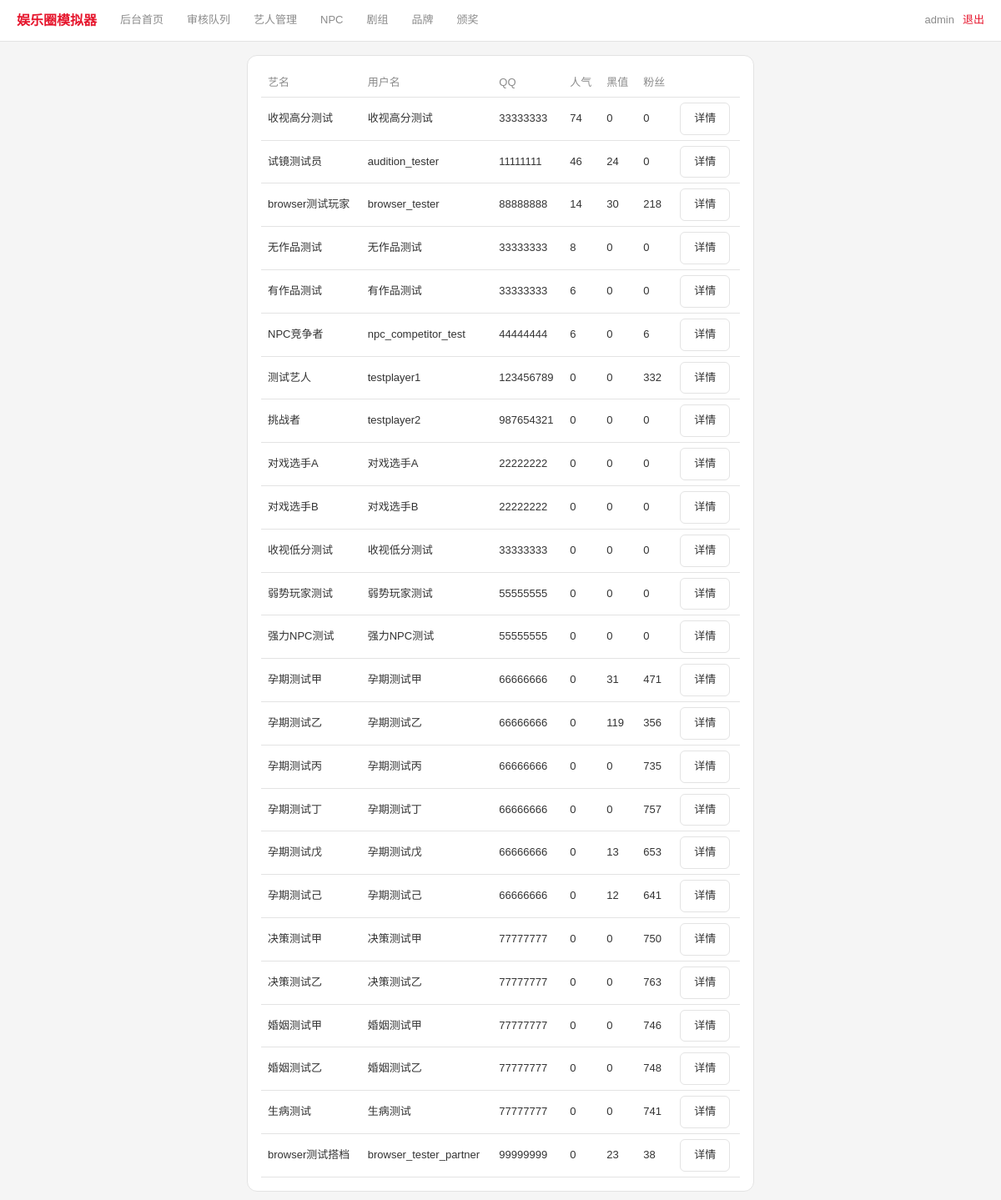
Screenshot of /admin/players (signed in) with the database file from the repository.
### tables this page shows
CREATE TABLE players (
    id                  INTEGER PRIMARY KEY AUTOINCREMENT,
    user_id             INTEGER UNIQUE,
    is_npc              INTEGER DEFAULT 0,
    age                 INTEGER DEFAULT 18,
    gender              TEXT DEFAULT '',
    stage_name          TEXT NOT NULL DEFAULT '',
    talents             TEXT DEFAULT '{}',
    hidden_traits       TEXT DEFAULT '[]',
    career_lines        TEXT DEFAULT '[]',
    agency_id           INTEGER,
    fans_count          INTEGER DEFAULT 0,
    core_fan_loyalty    INTEGER DEFAULT 0,
    popularity          INTEGER DEFAULT 0,
    scandal_value       INTEGER DEFAULT 0,
    persona_tag         TEXT DEFAULT '',
    persona_integrity   INTEGER DEFAULT 100,
    cash                INTEGER DEFAULT 0,
    roll_count          INTEGER DEFAULT 0,
    revealed            INTEGER DEFAULT 0,
    energy              INTEGER DEFAULT 100,
    energy_updated      INTEGER DEFAULT 0,
    family_background   TEXT DEFAULT '',
    birthplace          TEXT DEFAULT '',
    true_personality    TEXT DEFAULT '',
    career_state        TEXT DEFAULT 'normal',  -- normal/blackout
    blackout_until_ts    INTEGER DEFAULT 0,
    anti_scandal_reserve INTEGER DEFAULT 0,
    endorsement_reputation INTEGER DEFAULT 0,
    awards_won          INTEGER DEFAULT 0,
    created_ts          INTEGER DEFAULT 0, fan_club_name TEXT DEFAULT '', fan_club_color TEXT DEFAULT '', notifications_seen_ts INTEGER DEFAULT 0, health INTEGER DEFAULT 100, last_rest_ts INTEGER DEFAULT 0, last_travel_ts INTEGER DEFAULT 0,
    FOREIGN KEY (user_id) REFERENCES users(id)
);

CREATE TABLE users (
    id            INTEGER PRIMARY KEY AUTOINCREMENT,
    username      TEXT UNIQUE NOT NULL,
    password_hash TEXT NOT NULL,
    qq            TEXT NOT NULL,
    role          TEXT DEFAULT 'player',
    status        TEXT DEFAULT 'pending',
    created_ts    INTEGER DEFAULT 0,
    last_login    INTEGER DEFAULT 0
);

### app.py (the view)
@app.route('/admin/players')
@admin_required
def admin_players():
    rows = q("""SELECT p.*, u.username, u.qq FROM players p
                JOIN users u ON u.id = p.user_id
                WHERE u.status='approved' ORDER BY p.popularity DESC""")
    return render_template('admin/players.html', players=rows)

### app.py (called while the page is built)
def get_db():
    db = getattr(g, '_db', None)
    if db is None:
        db = g._db = sqlite3.connect(DB_PATH)
        db.row_factory = sqlite3.Row
        db.execute("PRAGMA journal_mode=WAL")
        db.execute("PRAGMA foreign_keys=ON")
    return db

def q(sql, args=(), one=False):
    cur = get_db().execute(sql, args)
    return cur.fetchone() if one else cur.fetchall()

def admin_required(f):
    @wraps(f)
    def w(*a, **kw):
        if S.get('role') != 'admin':
            flash('无权访问', 'error')
            return redirect(url_for('login'))
        return f(*a, **kw)
    return w

def me():
    uid = S.get('uid')
    if not uid:
        return None
    row = q("SELECT * FROM players WHERE user_id=?", (uid,), one=True)
    if not row:
        return None
    player = dict(row)
    player['energy'] = get_effective_energy(player['id'])
    return player

@app.context_processor
def inject_notification_count():
    player = me()
    if not player:
        return {'notification_count': 0}
    return {'notification_count': get_notification_count(player['id'])['total']}

### templates/admin/players.html (shortened to what this page needs)
{% extends "base.html" %}
{% block content %}
<div class="card">
  <table>
    <tr><th>艺名</th><th>用户名</th><th>QQ</th><th>人气</th><th>黑值</th><th>粉丝</th><th></th></tr>
    {% for p in players %}
    <tr>
      <td>{{ p.stage_name }}</td>
      <td>{{ p.username }}</td>
      <td>{{ p.qq }}</td>
      <td>{{ p.popularity }}</td>
      <td>{{ p.scandal_value }}</td>
      <td>{{ p.fans_count }}</td>
      <td><a class="btn" href="{{ url_for('admin_player_detail', pid=p.id) }}">详情</a></td>
    </tr>
    {% else %}
    <tr><td colspan="7" class="muted">还没有已通过的艺人。</td></tr>
    {% endfor %}
  </table>
</div>
{% endblock %}

### templates/base.html (style rules this page uses)
:root { --bg:#f5f5f5;--sf:#ffffff;--sf2:#f0f0f0;--bd:#e3e3e3; --red:#e6162d;--red-dim:#fbe4e6; --text:#333333;--muted:#8b8b8b; --green:#2e8b57;--gold:#a67c1a; }
* { box-sizing:border-box;margin:0;padding:0 }
body { background:var(--bg);color:var(--text); font-family:"PingFang SC","Microsoft YaHei",sans-serif; font-size:14px;line-height:1.6;min-height:100vh }
a { color:var(--red);text-decoration:none }
.card { background:var(--sf);border:1px solid var(--bd);border-radius:12px;padding:16px;margin-bottom:12px }
.btn { display:inline-block;background:var(--sf);border:1px solid var(--bd);border-radius:6px; padding:8px 16px;font-size:13px;cursor:pointer;color:var(--text) }
table { width:100%;border-collapse:collapse;font-size:13px }
th,td { padding:6px 8px;text-align:left;border-bottom:1px solid var(--bd) }
th { color:var(--muted);font-weight:500 }

### rows the page displays
players: stage_name "收视高分测试", username "收视高分测试", qq "33333333", popularity "74", scandal_value "0", fans_count "0"
players: stage_name "试镜测试员", username "audition_tester", qq "11111111", popularity "46", scandal_value "24", fans_count "0"
players: stage_name "browser测试玩家", username "browser_tester", qq "88888888", popularity "14", scandal_value "30", fans_count "218"
players: stage_name "无作品测试", username "无作品测试", qq "33333333", popularity "8", scandal_value "0", fans_count "0"
players: stage_name "有作品测试", username "有作品测试", qq "33333333", popularity "6", scandal_value "0", fans_count "0"
players: stage_name "NPC竞争者", username "npc_competitor_test", qq "44444444", popularity "6", scandal_value "0", fans_count "6"
players: stage_name "测试艺人", username "testplayer1", qq "123456789", popularity "0", scandal_value "0", fans_count "332"
players: stage_name "挑战者", username "testplayer2", qq "987654321", popularity "0", scandal_value "0", fans_count "0"
players: stage_name "对戏选手A", username "对戏选手A", qq "22222222", popularity "0", scandal_value "0", fans_count "0"
players: stage_name "对戏选手B", username "对戏选手B", qq "22222222", popularity "0", scandal_value "0", fans_count "0"
players: stage_name "收视低分测试", username "收视低分测试", qq "33333333", popularity "0", scandal_value "0", fans_count "0"
players: stage_name "弱势玩家测试", username "弱势玩家测试", qq "55555555", popularity "0", scandal_value "0", fans_count "0"
players: stage_name "强力NPC测试", username "强力NPC测试", qq "55555555", popularity "0", scandal_value "0", fans_count "0"
players: stage_name "孕期测试甲", username "孕期测试甲", qq "66666666", popularity "0", scandal_value "31", fans_count "471"
players: stage_name "孕期测试乙", username "孕期测试乙", qq "66666666", popularity "0", scandal_value "119", fans_count "356"
players: stage_name "孕期测试丙", username "孕期测试丙", qq "66666666", popularity "0", scandal_value "0", fans_count "735"
players: stage_name "孕期测试丁", username "孕期测试丁", qq "66666666", popularity "0", scandal_value "0", fans_count "757"
players: stage_name "孕期测试戊", username "孕期测试戊", qq "66666666", popularity "0", scandal_value "13", fans_count "653"
players: stage_name "孕期测试己", username "孕期测试己", qq "66666666", popularity "0", scandal_value "12", fans_count "641"
players: stage_name "决策测试甲", username "决策测试甲", qq "77777777", popularity "0", scandal_value "0", fans_count "750"
players: stage_name "决策测试乙", username "决策测试乙", qq "77777777", popularity "0", scandal_value "0", fans_count "763"
players: stage_name "婚姻测试甲", username "婚姻测试甲", qq "77777777", popularity "0", scandal_value "0", fans_count "746"
players: stage_name "婚姻测试乙", username "婚姻测试乙", qq "77777777", popularity "0", scandal_value "0", fans_count "748"
players: stage_name "生病测试", username "生病测试", qq "77777777", popularity "0", scandal_value "0", fans_count "741"
players: stage_name "browser测试搭档", username "browser_tester_partner", qq "99999999", popularity "0", scandal_value "23", fans_count "38"

### other values shown
{{ session.get('uname') }} "admin"
